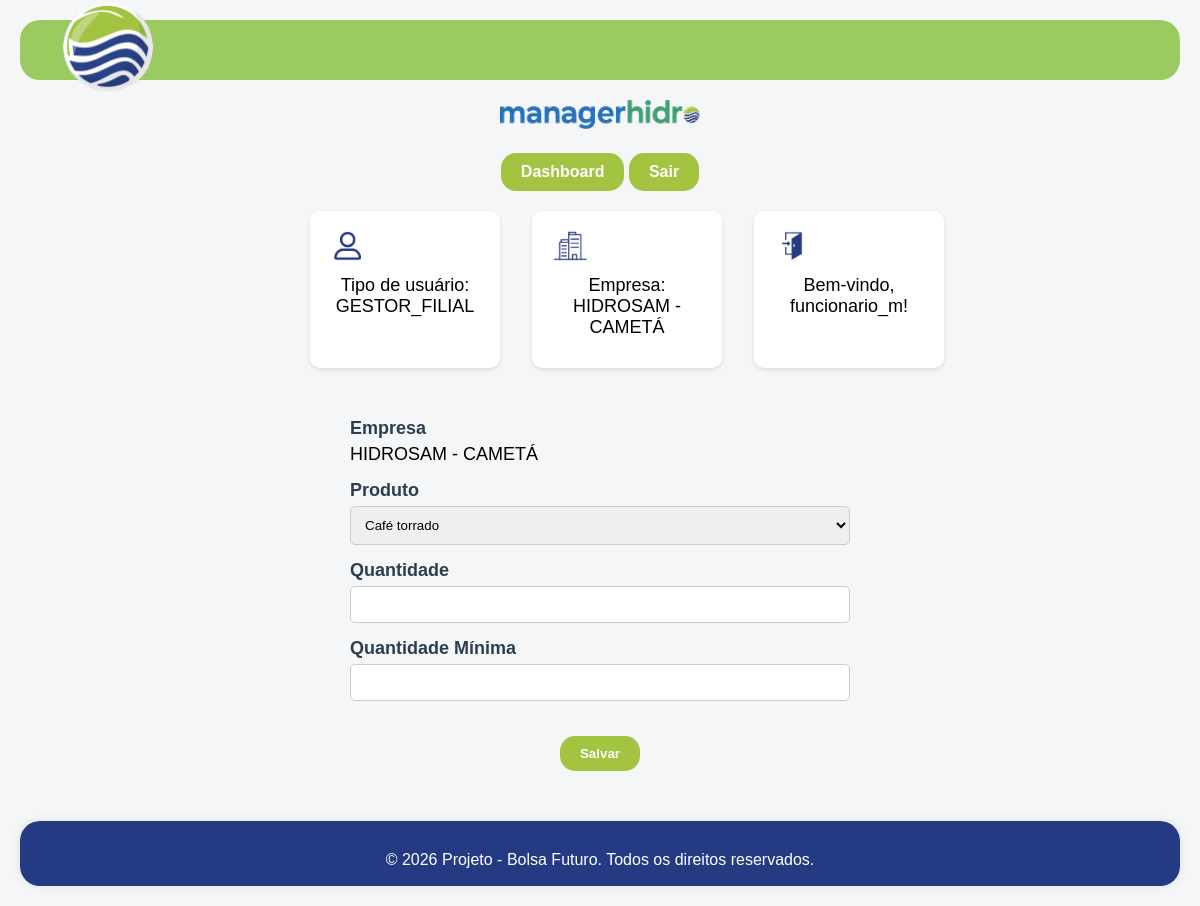
The page /estoques/estoques/novo/ (signed in) on the database its author committed.
### usuarios/models.py (models this page shows, shortened)
class Usuario(AbstractUser):
    TIPOS_USUARIO = [
        ('GERENTE_MATRIZ', 'Gerente Matriz'),
        ('GERENTE_FILIAL', 'Gerente Filial'),
        ('GESTOR_MATRIZ', 'Gestor Matriz'),
        ('GESTOR_FILIAL', 'Gestor Filial'),
        ('FUNCIONARIO', 'Funcionário'),
    ]
    empresa = models.ForeignKey(Empresa, on_delete=models.CASCADE, null=True, blank=True)
    tipo_usuario = models.CharField(max_length=20, choices=TIPOS_USUARIO, null=True, blank=True)
    status_ativo = models.BooleanField(default=False)

### empresas/models.py (models this page shows, shortened)
class Empresa(models.Model):
    nome = models.CharField(max_length=150)
    endereco = models.CharField(max_length=255)
    email = models.EmailField()
    telefone = models.CharField(max_length=20)

### estoques/views.py (the view, shortened to what this page needs)
# urls.py: path('estoques/novo/', views.adicionar_estoque, name='adicionar_estoque'),
@login_required(login_url='/login/')
def adicionar_estoque(request):
    empresas = Empresa.objects.all()
    produtos = Produto.objects.all()
    empresa = request.user.empresa
    return render(request, 'estoques/cadastro_estoque.html', {
        'empresas': empresas,
        'produtos': produtos,
        'empresa': empresa
    })

### estoques/templates/estoques/cadastro_estoque.html (shortened to what this page needs)
{% extends 'base.html' %}
{% block content %}
  <form method="post" class="form-cadastro">
    <div class="form-fields">
      <p>
        <label for="empresa">Empresa</label>
        <span>{{ empresa.nome }}</span>
      </p>
      <p>
        <label for="produto">Produto</label>
        <select name="produto" id="produto" required>
          {% for produto in produtos %}
            <option value="{{ produto.id }}"
              {% if estoque.produto.id == produto.id %}selected{% endif %}>
              {{ produto.nome }}
            </option>
          {% endfor %}
        </select>
      </p>
      <p>
        <label for="quantidade">Quantidade</label>
        <input type="number" name="quantidade" id="quantidade" value="{{ estoque.quantidade|default:'' }}" required>
      </p>
      <p>
        <label for="quantidade_minima">Quantidade Mínima</label>
        <input type="number" name="quantidade_minima" id="quantidade_minima" value="{{ estoque.quantidade_minima|default:'' }}" required>
      </p>
    </div>
    {% if empresa.id == '' %}
      <p style="color: crimson;">Nenhuma empresa associada. Por favor, fale com o gerente da matriz.</p>
    {% else %}
      <button type="submit" class="btn">Salvar</button>
    {% endif %}
  </form>
{% endblock %}

### templates/header.html (shortened to what this page needs)
{% load static %}
<header>
  <div class="header-content"></div>
    <div class="logo-container">
      <img src="{% static 'img/logo-hidro.png' %}" alt="Logo" class="logo-img">
    </div>
</header>
<nav class="center">
  <img src="{% static 'img/logo-sistema.png' %}" alt="Imagem centralizada" class="logo-sistema">
  {% if request.user.is_authenticated %}
    <div>
      {% if request.path != '/dashboard/' %}
      <a href="{% url 'dashboard' %}" class="btn">Dashboard</a>
      {% endif %}
      <a href="{% url 'logout' %}" class="btn">Sair</a>
    </div>
  </nav>
    <div class="row">
    <div class="card">
      <img src="{% static 'img/usuario.png' %}" alt="Logo" class="card-img">
      <p class="center">Tipo de usuário: {{ user.tipo_usuario }}</p>
    </div>
    <div class="card">
      <img src="{% static 'img/empresa.png' %}" alt="Logo" class="card-img">
      <p class="center">Empresa: {{ user.empresa.nome }}</p>
    </div>
    <div class="card">
      {% if request.user.is_authenticated %}
        <img src="{% static 'img/login.png' %}" alt="Logo" class="card-img">
        <p class="center">Bem-vindo, {{ request.user.username }}! </p>
      {% endif %}
    </div>
  </div>
  {% endif %}

### usuarios/static/css/style.css (style rules this page uses)
body { font-family: Arial, sans-serif; background-color: #f4f6f8; margin: 0; padding: 20px; }
p { font-size: 18px; margin: 10px 0; }
.center { text-align: center; }
header { position: relative; height: 60px; background-color: transparent; }
.header-content { background-color: #9acb61; height: 100%; width: 100%; position: relative; top: 0; left: 0; z-index: 1; border-radius: 20px; }
.logo-container { position: absolute; top: 50%; left: 2rem; transform: translateY(-50%); z-index: 2; }
.logo-img { height: 100px; width: auto; object-fit: contain; }
.card { background-color: #fff; border-radius: 10px; box-shadow: 0 2px 4px rgba(0, 0, 0, 0.1); padding: 20px; margin: 20px 0; max-width: 150px; }
.row { margin-left: 25%; display: flex; flex-wrap: wrap; gap: 2rem; }
.card-img { height: 30px; width: auto; object-fit: contain; }
.btn { display: inline-block; margin-top: 20px; padding: 10px 20px; background-color: #a3c441; color: white; text-decoration: none; border-radius: 15px; font-weight: bold; border: none; }
.form-login, .form-cadastro { top: 30px; display: flex; flex-direction: column; align-items: center; }
.form-fields { width: 100%; max-width: 500px; }
.form-fields p { margin-bottom: 15px; }
.form-fields label { display: block; margin-bottom: 5px; font-weight: bold; color: #2c3e50; }
.form-fields input, .form-fields select, .form-fields textarea { width: 100%; padding: 10px; border: 1px solid #ccc; border-radius: 5px; box-sizing: border-box; }
.logo-sistema { max-width: 200px; margin-top: 20px; }

### rows shown on the page
Usuario: tipo_usuario "GESTOR_FILIAL", empresa.nome "HIDROSAM - CAMETÁ", user.username "funcionario_m"
Empresa: nome "HIDROSAM - CAMETÁ"

### other values the page prints
form field produto "Café torrado"
